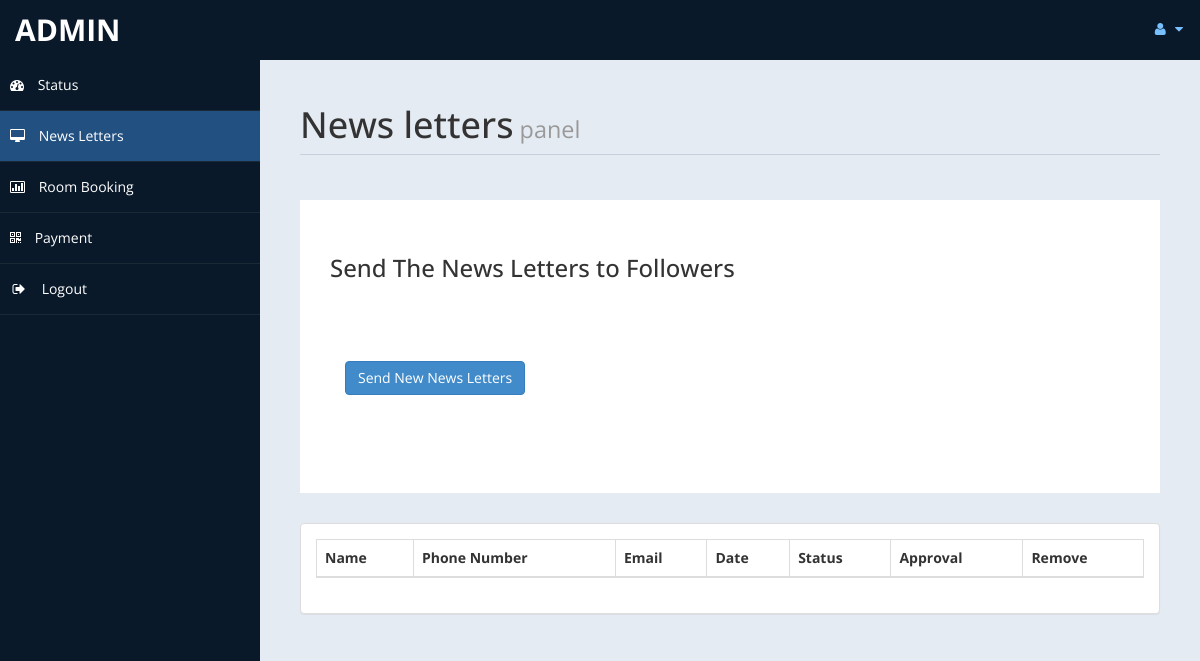
Before: /admin/messages.php (signed in) with the older database file.
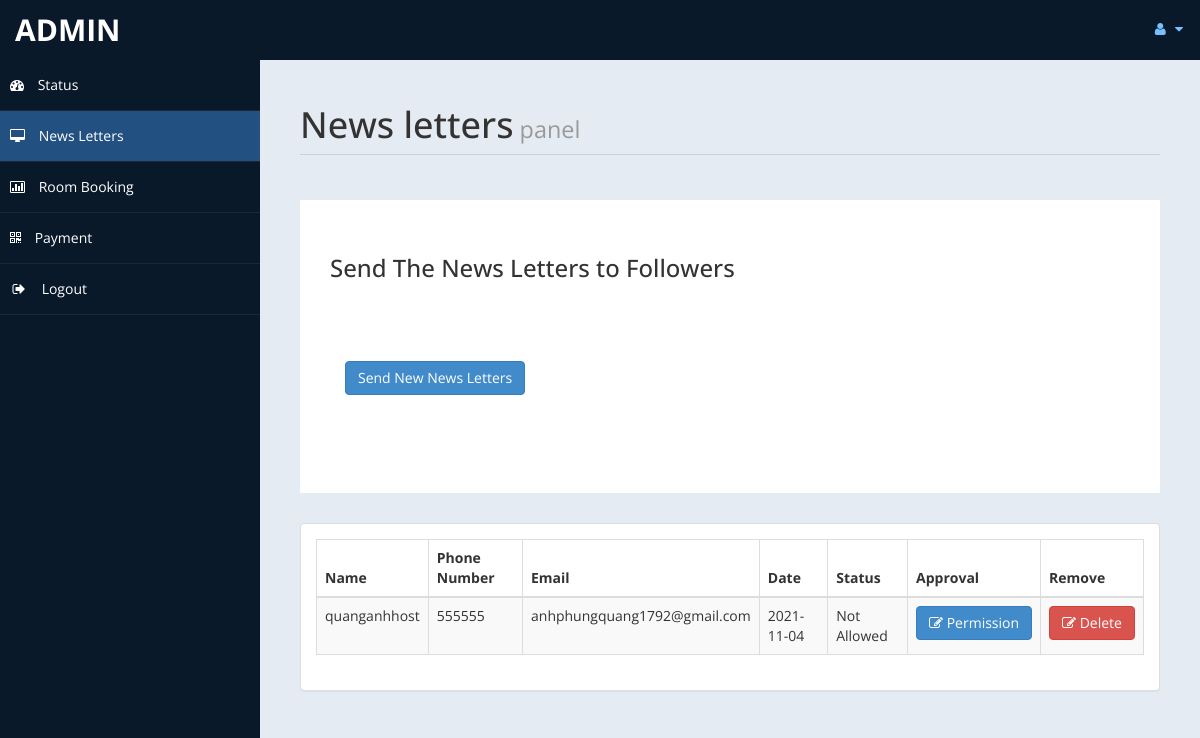
After: the same page with the newer database file.
### tables this page shows
CREATE TABLE `contact` (
  `id` int(10) UNSIGNED NOT NULL,
  `fullname` varchar(100) DEFAULT NULL,
  `phoneno` int(10) DEFAULT NULL,
  `email` text DEFAULT NULL,
  `cdate` date DEFAULT NULL,
  `approval` varchar(12) DEFAULT NULL
);

### admin/messages.php (the view, shortened to what the changed rows need)
<!DOCTYPE html>
<html xmlns="http://www.w3.org/1999/xhtml">
<head>
    <link href="assets/css/bootstrap.css" rel="stylesheet" />
    <link href="assets/css/font-awesome.css" rel="stylesheet" />
    <link href="assets/css/custom-styles.css" rel="stylesheet" />
    <link href="assets/js/dataTables/dataTables.bootstrap.css" rel="stylesheet" />
</head>
<body>
    <div id="wrapper">
        <div id="page-wrapper" >
            <div id="page-inner">
			 <div class="row">
                    <div class="col-md-12">
                        <h1 class="page-header">
                           News letters<small> panel</small>
                        </h1>
                    </div>
                </div>
				 <?php
				include('db.php');
			   ?>
            </div>
               <?php
				$sql = "SELECT * FROM `contact`";
				$re = mysqli_query($con,$sql);
			   ?>
            <div class="row">
                <div class="col-md-12">
                    <div class="panel panel-default">
                        <div class="panel-body">
                            <div class="table-responsive">
                                <table class="table table-striped table-bordered table-hover" id="dataTables-example">
                                    <thead>
                                        <tr>
                                            <th>Name</th>
											<th>Phone Number</th>
                                            <th>Email</th>
                                            <th>Date</th>
											<th>Status</th>
											<th>Approval</th>
											<th>Remove</th>
                                        </tr>
                                    </thead>
                                    <tbody>
									<?php
										while($row = mysqli_fetch_array($re))
										{
											$id = $row['id'];
											if($id % 2 ==1 )
											{
												echo"<tr class='gradeC'>
													<td>".$row['fullname']."</td>
													<td>".$row['phoneno']."</td>
													<td>".$row['email']."</td>
													<td>".$row['cdate']."</td>
													<td>".$row['approval']."</td>
													<td><a href=newsletter.php?eid=".$id ." <button class='btn btn-primary'> <i class='fa fa-edit' ></i> Permission</button></td>
													<td><a href=newsletterdel.php?eid=".$id ." <button class='btn btn-danger'> <i class='fa fa-edit' ></i> Delete</button></td>
												</tr>";
											}
											else
											{
												echo"<tr class='gradeU'>
													<td>".$row['fullname']."</td>
													<td>".$row['phoneno']."</td>
													<td>".$row['email']."</td>
													<td>".$row['cdate']."</td>
													<td>".$row['approval']."</td>
													<td><a href=newsletter.php?eid=".$id." <button class='btn btn-primary'> <i class='fa fa-edit' ></i> Permission</button></td>
													<td><a href=newsletterdel.php?eid=".$id ." <button class='btn btn-danger'> <i class='fa fa-edit' ></i> Delete </button></td>
												</tr>";
											}
										}
									?>
                                    </tbody>
                                </table>
                            </div>
                        </div>
                    </div>
                </div>
            </div>
                </div>
            </div>
</body>
</html>

Changed rows visible on the page:
added contact: fullname "quanganhhost", phoneno "555555", email "anhphungquang1792@gmail.com", cdate "2021-11-04", approval "Not Allowed"
